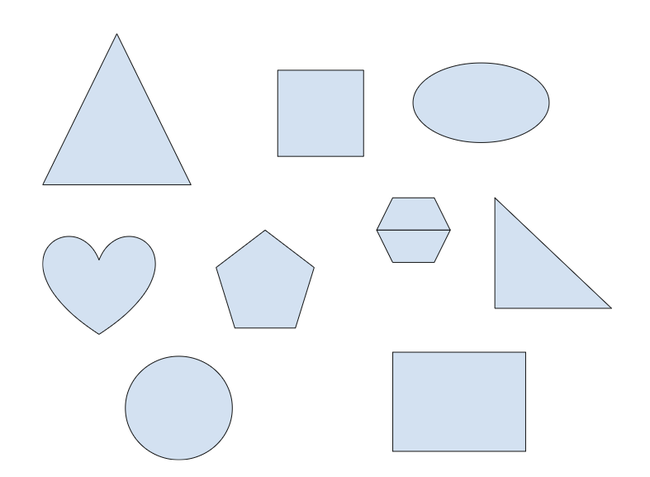
#> input picture Alfred/Object Detection/shapes5.png, 650 x 477 px, shrunk from 787 x 577 before the run
$ jupyter execute --allow-errors Shape_Detection.ipynb
#> lines starting #> are read from the running program, lines starting #| are printed output that depends on the picture; after the words box and inside, x2 and y2 are one past the last pixel; in counts of white or black regions, pixels touching at a corner belong together
Alfred Wisana
c14210177

[cell 1]
import cv2
import numpy as np
import matplotlib.pyplot as plt

Klasifikasi Segi 4 Untuk Membededakan bentuk segi 4 berdasarkan sudut pada object

[cell 2]
def classify_quadrilateral(approx):
    (x, y, w, h) = cv2.boundingRect(approx)
    aspect_ratio = w / float(h)

    if 0.95 <= aspect_ratio <= 1.05:
        return "square"
    else:
        sides = []
        for i in range(4):
            sides.append(np.linalg.norm(approx[i] - approx[(i + 1) % 4]))

        sides = np.array(sides)
        opposite_sides_equal = np.isclose(sides[0], sides[2], atol=0.1) and np.isclose(sides[1], sides[3], atol=0.1)
        all_sides_equal = np.isclose(sides[0], sides[1], atol=0.1) and np.isclose(sides[1], sides[2], atol=0.1) and np.isclose(sides[2], sides[3], atol=0.1)

        cosines = []
        for i in range(4):
            cos = angle_cos(approx[i], approx[(i + 1) % 4], approx[(i + 2) % 4])
            cosines.append(cos)

        cosines = np.sort(cosines)

        if all_sides_equal:
            return "rhombus"
        elif opposite_sides_equal:
            if np.allclose(cosines, [0, 0, 0, 0], atol=0.1):
                return "rectangle"
            else:
                return "parallelogram"
        else:
            return "trapezoid"

def angle_cos(p0, p1, p2):
    d1, d2 = (p0 - p1).flatten(), (p2 - p1).flatten()
    return np.dot(d1, d2) / (np.linalg.norm(d1) * np.linalg.norm(d2))

[cell 3]
def detect_shapes(image):
    # Convert to grayscale
    gray = cv2.cvtColor(image, cv2.COLOR_BGR2GRAY)
    # Apply GaussianBlur to reduce noise and improve edge detection
    blurred = cv2.GaussianBlur(gray, (5, 5), 0)
    # Perform edge detection
    edged = cv2.Canny(blurred, 50, 150)

    text_area_start = (gray.shape[1] - 220, 0)
    text_area_end = (gray.shape[1], gray.shape[0])


    # Find contours in the edged image
    contours, _ = cv2.findContours(edged, cv2.RETR_EXTERNAL, cv2.CHAIN_APPROX_SIMPLE)

    # Loop over the contours
    for contour in contours:
        if x >= text_area_start[0] and y >= text_area_start[1] and (x + w) <= text_area_end[0] and (y + h) <= text_area_end[1]:
            # This contour is within the masked area, so skip it
            continue
        # Compute the center of the contour
        M = cv2.moments(contour)
        if M["m00"] != 0:
            cX = int(M["m10"] / M["m00"])
            cY = int(M["m01"] / M["m00"])
        else:
            cX, cY = 0, 0

        # Approximate the contour
        approx = cv2.approxPolyDP(contour, 0.04 * cv2.arcLength(contour, True), True)

        # Determine the shape
        shape = "Unknown"
        if len(approx) == 3:
            shape = "Triangle"
        elif len(approx) == 4:
            shape = classify_quadrilateral(approx)
            # Untuk lebih dari segi 4 akan diguanakn berdasarkan circularity dari object
        else:
            # Compute contour properties for more complex shapes
            area = cv2.contourArea(contour)
            perimeter = cv2.arcLength(contour, True)
            circularity = 0
            if perimeter != 0.0:
                circularity = 4 * np.pi * (area / perimeter**2)

            if 0.85 < circularity < 1.2:
                shape = "Circle"
            else:
                # Fit an ellipse to the contour
                if len(contour) >= 5:  # Need at least 5 points to fit an ellipse
                    ellipse = cv2.fitEllipse(contour)
                    (center, axes, orientation) = ellipse
                    major_axis_length = max(axes)
                    minor_axis_length = min(axes)
                    eccentricity = np.sqrt(1 - (minor_axis_length / major_axis_length) ** 2)

                    if eccentricity > 0.8:  # Empirical threshold for distinguishing circle from oval
                        shape = "Oval"

        if shape == "Unknown":
            circularity = 0
            if perimeter != 0.0:
                circularity = 4 * np.pi * (area / (perimeter * perimeter))
            if len(approx) == 5 and circularity > 0.75 and circularity < 0.8:
                shape = "Pentagon"
            elif len(approx) == 6 and circularity > 0.8 and circularity < 0.85:
                shape = "Hexagon"

        # Draw the contour and the name of the shape on the image
        cv2.drawContours(image, [contour], -1, (0, 255, 0), 2)
        cv2.putText(image, shape, (cX, cY), cv2.FONT_HERSHEY_SIMPLEX, 0.5, (0, 0, 0), 2)

    return contours,image

[cell 4]
# Load an image
image_path = "shapes5.png"  # Replace with your image path
image = cv2.imread(image_path)
#> image is the input picture: shape (477, 650, 3); mean B, G, R 249.6, 245.9, 242.6

#> (the rest of this cell did not finish here and is left out)

#> in detect_shapes, `blurred = cv2.GaussianBlur(gray, (5, 5), 0)`:
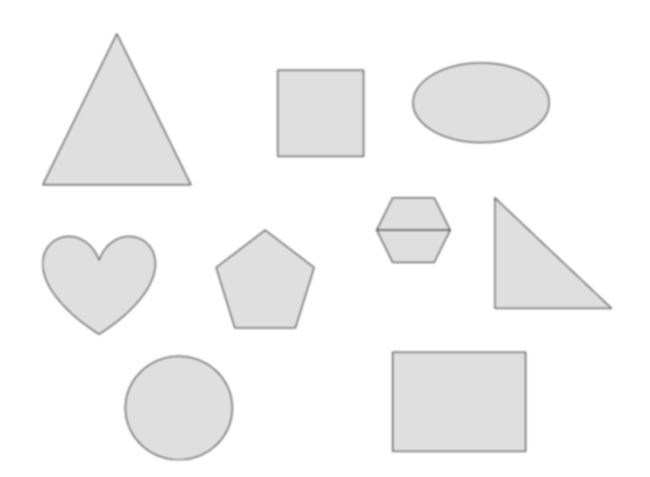
#> blurred: shape (477, 650); min 125, max 255, mean 245.4
#> in detect_shapes, `edged = cv2.Canny(blurred, 50, 150)`:
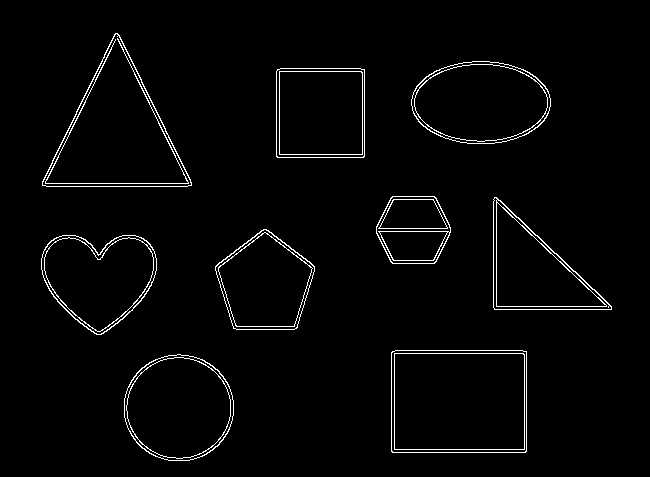
#> edged: shape (477, 650); 2.3% white in thin lines or dots, all inside (x1, y1, x2, y2) = (41, 33, 612, 461)
#> in detect_shapes, `contours, _ = cv2.findContours(edged, cv2.RETR_EXTERNAL, cv2.CHAIN_APP..`: contours = 9 contours; largest, box (x1, y1, x2, y2) and area: (391, 350, 527, 453) 13762, (42, 33, 192, 187) 11948, (124, 354, 234, 461) 9157, (411, 61, 551, 144) 9001, (41, 235, 157, 335) 8106
#> the loop in detect_shapes, `for contour in contours:` made 1 pass
print(len(shape))
# Display the output image
plt.figure(figsize=(10, 10))
plt.imshow(cv2.cvtColor(output_image, cv2.COLOR_BGR2RGB))
plt.axis('off')
plt.show()

[cell 5]
image_path = "shapes6.png"  # Replace with your image path
image = cv2.imread(image_path)
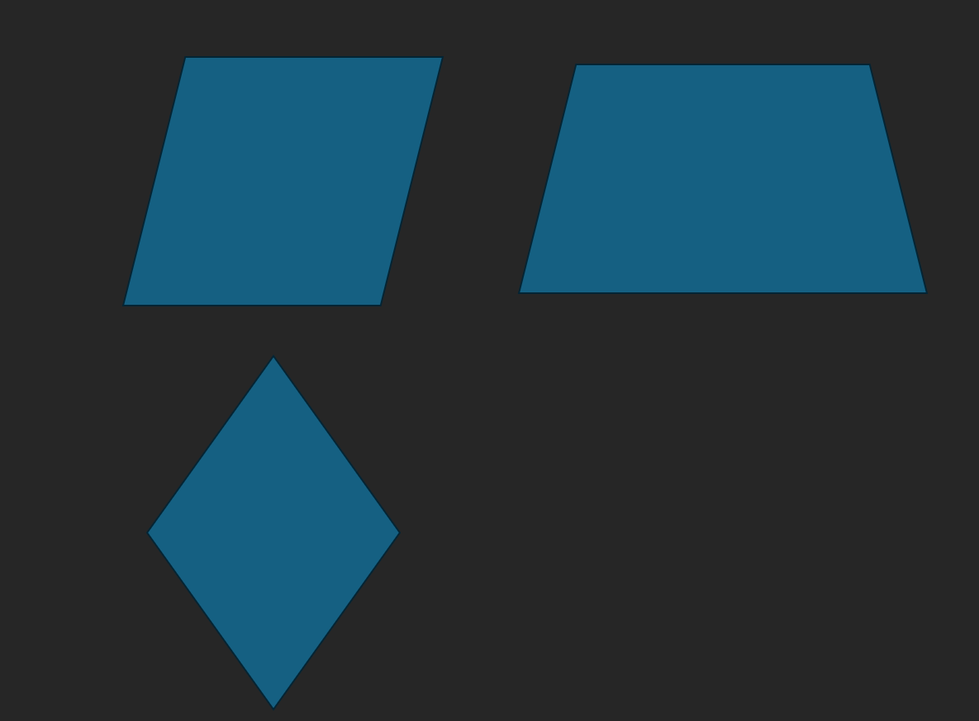
#> input picture Alfred/Object Detection/shapes6.png, 979 x 721 px, shrunk from 1185 x 873 before the run
#> image is the input picture: shape (721, 979, 3); mean B, G, R 62.4, 53.3, 33.3

#> (the rest of this cell did not finish here and is left out)

#> in detect_shapes (call 2), `edged = cv2.Canny(blurred, 50, 150)`:
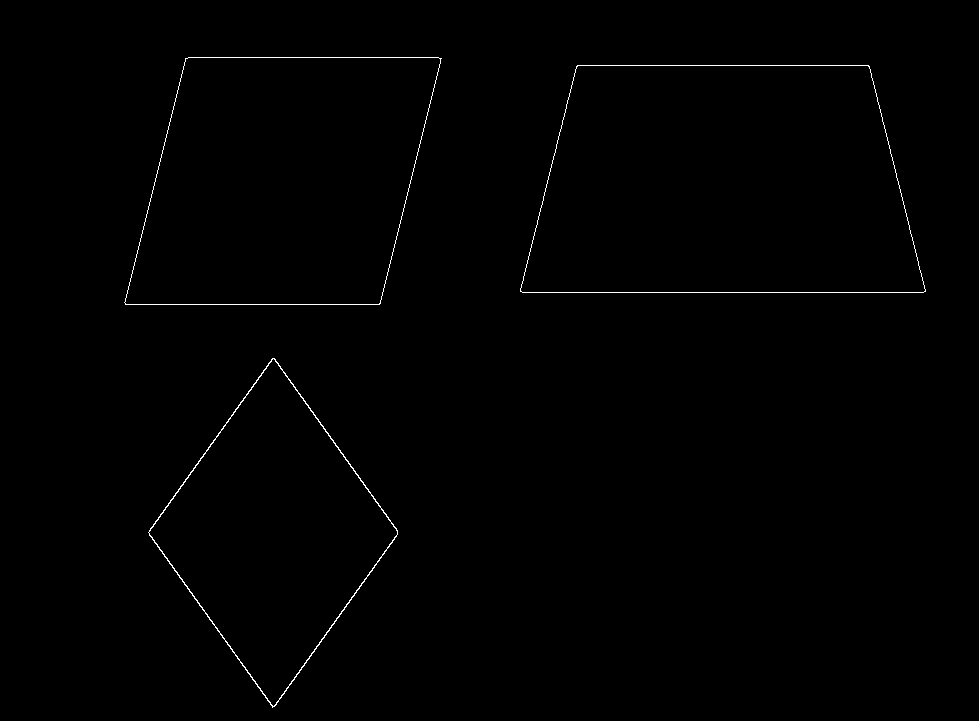
#> edged: shape (721, 979); 0.47% white in thin lines or dots, all inside (x1, y1, x2, y2) = (124, 57, 926, 708)
#> in detect_shapes (call 2), `contours, _ = cv2.findContours(edged, cv2.RETR_EXTERNAL, cv2.CHAIN_APP..`: contours = 3 contours; box (x1, y1, x2, y2) and area: (520, 65, 926, 293) 79247, (124, 57, 442, 305) 63102, (148, 358, 398, 708) 44066
print(len(shape))

# Display the output image
plt.figure(figsize=(10, 10))
plt.imshow(cv2.cvtColor(output_image, cv2.COLOR_BGR2RGB))
plt.axis('off')
plt.show()

Belah Ketupat  (yg dibawah ) dideteksi sebagai jajar genjang

[cell 6]
image_path = "shapes7.png"  # Replace with your image path
image = cv2.imread(image_path)
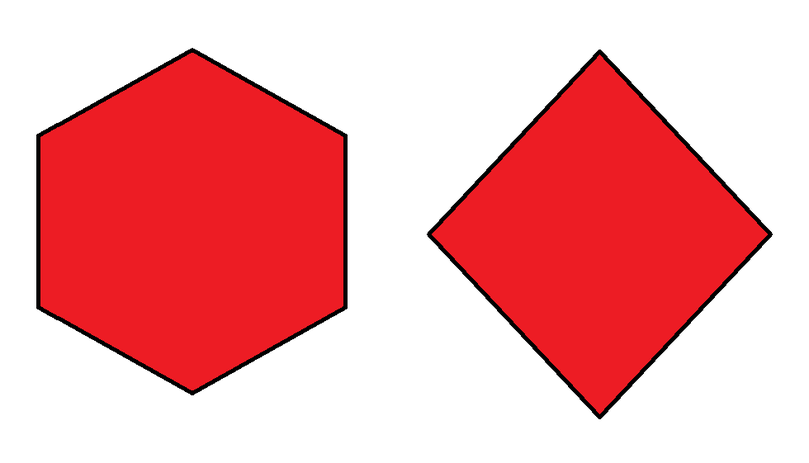
#> input picture Alfred/Object Detection/shapes7.png, 809 x 463 px, shrunk from 980 x 561 before the run
#> image is the input picture: shape (463, 809, 3); mean B, G, R 169, 166, 242.7

#> (the rest of this cell did not finish here and is left out)

#> in detect_shapes (call 3), `gray = cv2.cvtColor(image, cv2.COLOR_BGR2GRAY)`:
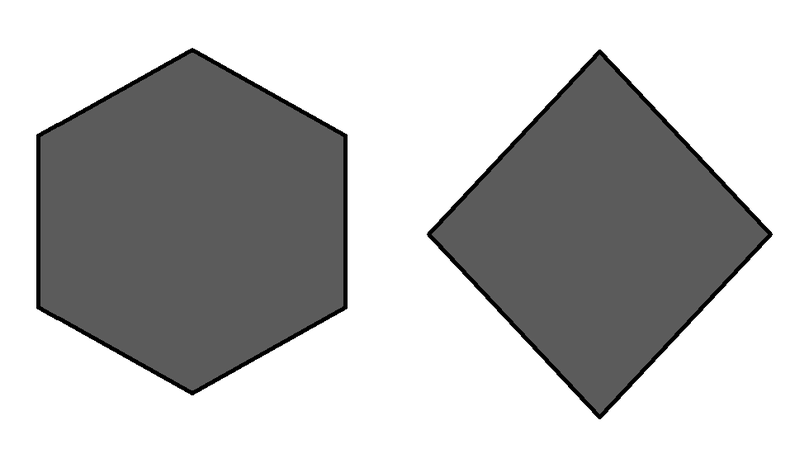
#> gray: shape (463, 809); min 0, max 255, mean 189.2
#> in detect_shapes (call 3), `edged = cv2.Canny(blurred, 50, 150)`:
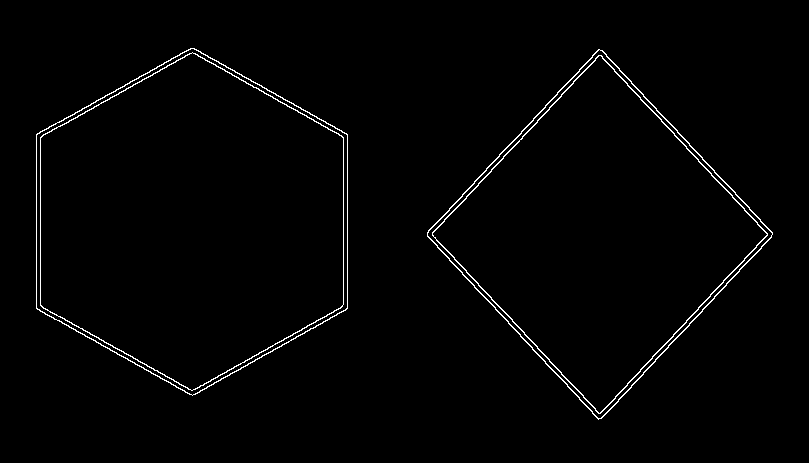
#> edged: shape (463, 809); 1.4% white in thin lines or dots, all inside (x1, y1, x2, y2) = (36, 48, 773, 420)
#> in detect_shapes (call 3), `contours, _ = cv2.findContours(edged, cv2.RETR_EXTERNAL, cv2.CHAIN_APP..`: contours = 2 contours; box (x1, y1, x2, y2) and area: (36, 48, 348, 396) 81315, (427, 49, 773, 420) 64924
print(len(shape))

# Display the output image
plt.figure(figsize=(10, 10))
plt.imshow(cv2.cvtColor(output_image, cv2.COLOR_BGR2RGB))
plt.axis('off')
plt.show()

Jajar Genjang didteksi sebagai persegi panjang

[cell 7]
image_path = "shapes8.png"  # Replace with your image path
image = cv2.imread(image_path)
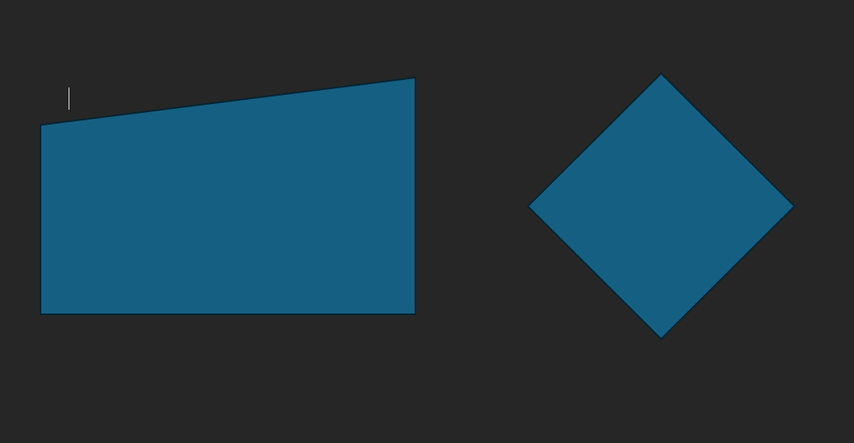
#> input picture Alfred/Object Detection/shapes8.png, 854 x 443 px, shrunk from 1034 x 537 before the run
#> image is the input picture: shape (443, 854, 3); mean B, G, R 65.8, 55.4, 32.6

#> (the rest of this cell did not finish here and is left out)

#> in detect_shapes (call 4), `gray = cv2.cvtColor(image, cv2.COLOR_BGR2GRAY)`:
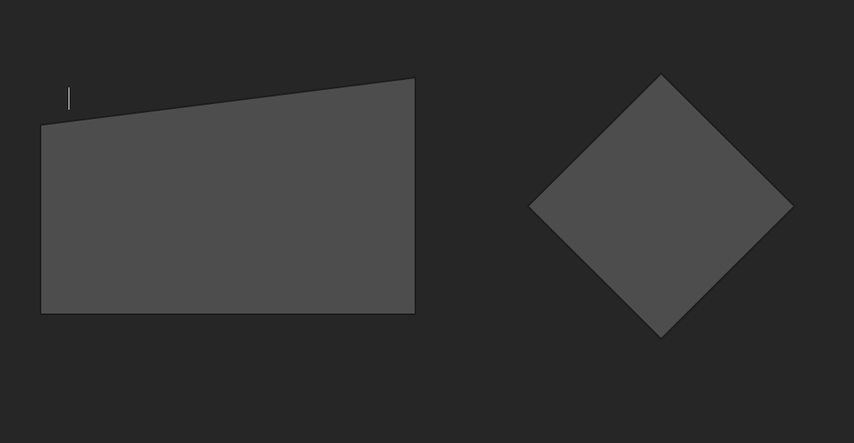
#> gray: shape (443, 854); min 15, max 144, mean 49.7
#> in detect_shapes (call 4), `edged = cv2.Canny(blurred, 50, 150)`:
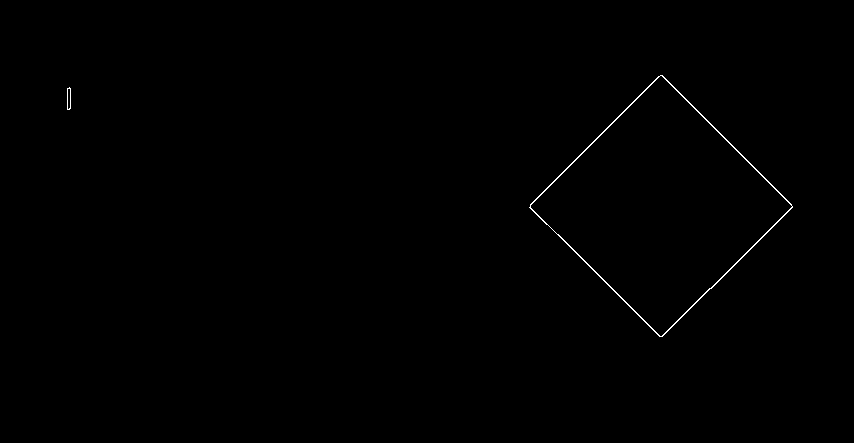
#> edged: shape (443, 854); 0.29% white in thin lines or dots, all inside (x1, y1, x2, y2) = (67, 75, 793, 337)
#> in detect_shapes (call 4), `contours, _ = cv2.findContours(edged, cv2.RETR_EXTERNAL, cv2.CHAIN_APP..`: contours = 2 contours; box (x1, y1, x2, y2) and area: (529, 75, 793, 337) 34938, (67, 87, 71, 110) 64
print(len(shape))

# Display the output image
plt.figure(figsize=(10, 10))
plt.imshow(cv2.cvtColor(output_image, cv2.COLOR_BGR2RGB))
plt.axis('off')
plt.show()
